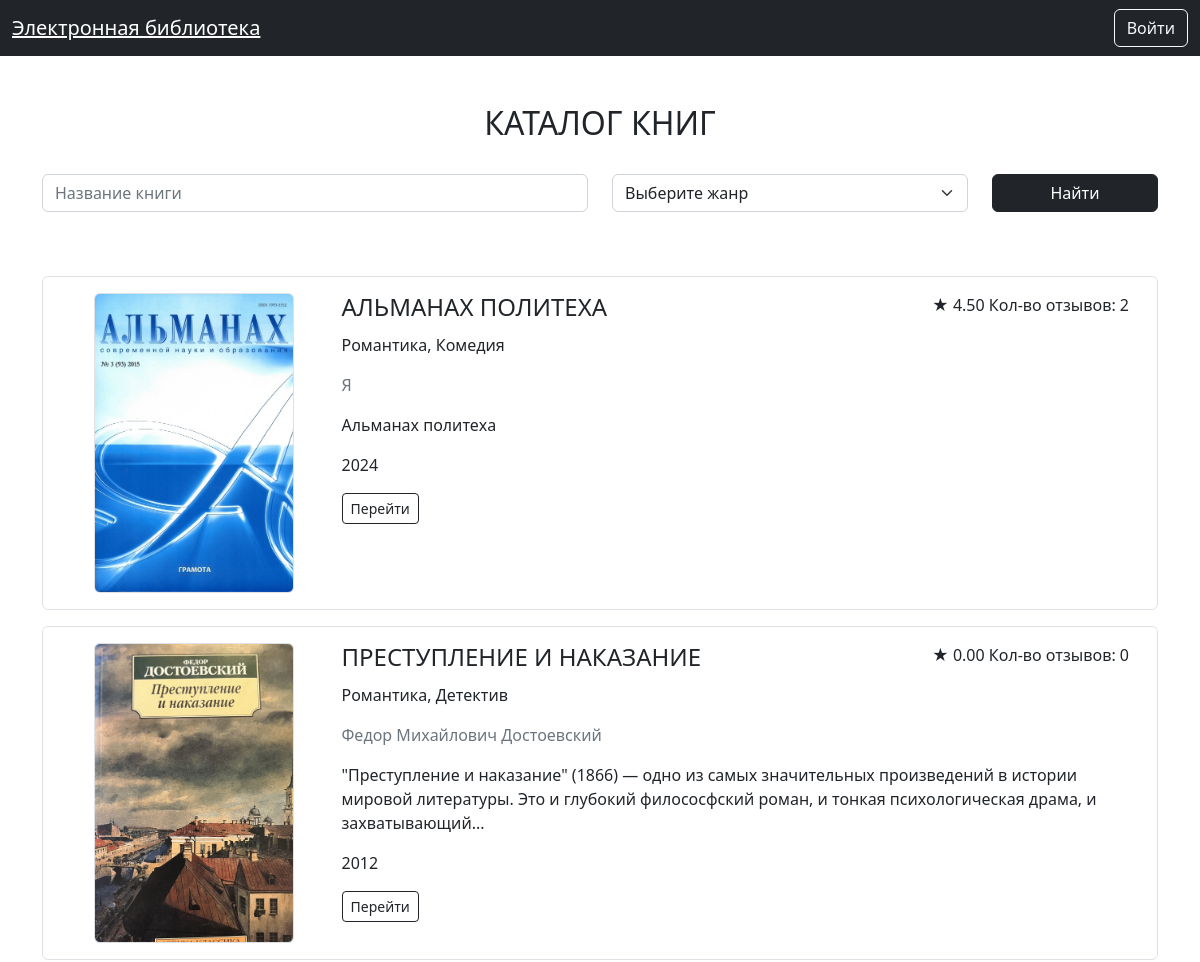
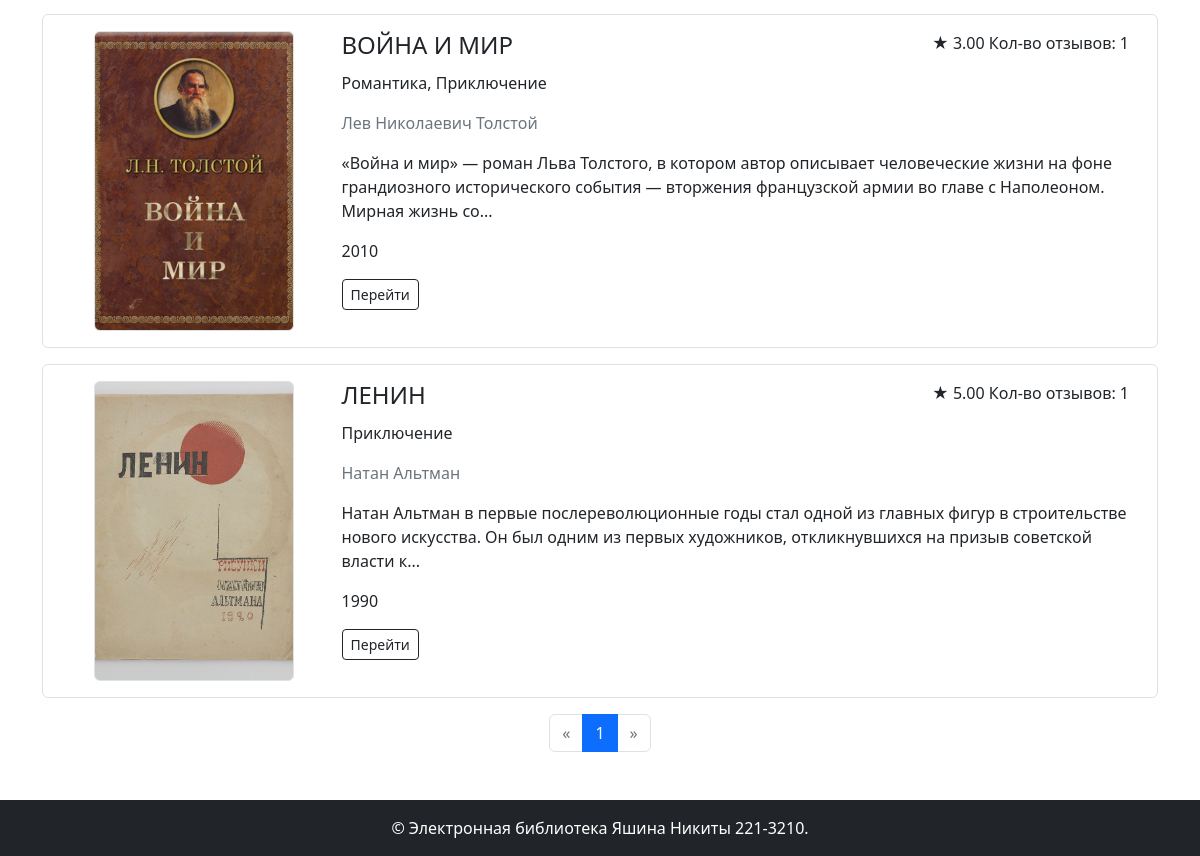
The page /books/ on the database its author committed (2 pictures, top to bottom).
### models.py (models this page shows)
class Book(db.Model):
    id = db.Column(db.Integer, primary_key=True)
    title = db.Column(db.String, nullable=False)
    description = db.Column(db.Text, nullable=False)
    year = db.Column(db.Integer, nullable=False)
    publisher = db.Column(db.String, nullable=False)
    author = db.Column(db.String, nullable=False)
    pages = db.Column(db.Integer, nullable=False)
    cover_id = db.Column(db.Integer, db.ForeignKey('cover.id'), nullable=False)
    rating_count = db.Column(db.Integer, nullable=False)
    rating_sum = db.Column(db.Integer, nullable=False)
    cover = db.relationship('Cover', backref=db.backref('books', lazy=True))
    genres = db.relationship('Genre', secondary='book_genre', backref=db.backref('books', lazy='dynamic'))
    @property
    def rating(self):
        try:
            return self.rating_sum / self.rating_count
        except ZeroDivisionError:
            return 0

### books.py (the view)
@books_bp.route('/')
def index():
    req = db.select(Book).order_by(Book.year.desc())
    if request.args.get('name'):
        req = req.filter(Book.title.ilike(f'%{request.args.get("name")}%'))
    if len(request.args.getlist('genre_ids')):
        req = req.join(Book.genres).filter(Genre.id.in_(request.args.getlist("genre_ids")))
    page = request.args.get('page', 1, type=int)
    pagination = db.paginate(req, page=page, per_page=10)
    books = pagination.items
    genres = db.session.execute(db.select(Genre)).scalars()
    return render_template('books/index.html',
                           books=books,
                           genres=genres,
                           pagination=pagination,
                           search_params=search_params())

### books.py (called while the page is built)
def search_params():
    return {
        'name': request.args.get('name'),
        'genre_ids': [x for x in request.args.getlist('genre_ids') if x],
    }

### templates/books/index.html (shortened to what this page needs)
{% extends 'base.html' %}
{% from 'pagination.html' import render_pagination %}
{% block content %}
<div class="container">
    <div class="my-5">
        <h2 class="mb-3 text-center text-uppercase font-weight-bold">Каталог книг</h2>
        <form class="mb-5 mt-3 row align-items-center">
            <div class="col-md-6 my-3">
                <input autocomplete="off" type="text" class="form-control" id="book-title" name="name" value="{{ request.args.get('name') or '' }}" placeholder="Название книги">
            </div>
            <div class="col-md-4 my-3">
                <select class="form-select" id="book-genre" name="genre_ids" title="Жанр книги">
                    <option value="">Выберите жанр</option>
                </select>
            </div>
            <div class="col-md-2 my-3 align-self-end">
                <button type="submit" class="btn btn-dark w-100 mt-auto">Найти</button>
            </div>
        </form>
    </div>
    <div class="books-list container-fluid mt-3 mb-3">
        {% for book in books %}
            <div class="row p-3 border rounded mb-3" data-url="{{ url_for('books.show', book_id=book.id) }}">
                <div class="col-md-3 mb-3 mb-md-0 d-flex align-items-center justify-content-center">
                    <div class="book-logo img-fluid img-thumbnail" style="background-image: url({{ url_for('image', image_id=book.cover_id) }});">
                    </div>
                </div>
                <div class="col-md-9 align-items-center">
                    <div class="d-flex">
                        <h4 class="text-uppercase">{{ book.title }}</h4>
                        <p class="ms-auto rating">
                            <span>★</span> <span>{{ "%.2f" | format(book.rating) }}</span> <span>Кол-во отзывов: {{ book.rating_count }}</span>
                        </p>
                    </div>
                    <p>{{ book.genres | map(attribute='name') | join(', ') }}</p>
                    <p class="text-muted my-3">{{ book.author }}</p>
                    <p>{{ book.description | truncate(200) }}</p>
                    <p>{{book.year}}</p>
                    <a href="{{ url_for('books.show', book_id=book.id) }}" class="btn btn-sm btn-outline-dark me-2">Перейти</a>
                </div>
            </div>
        {% endfor %}
    </div>
    <div class="mb-5">
        {{ render_pagination(pagination, request.endpoint, search_params) }}
    </div>
</div>
{% endblock %}

### static/styles.css (style rules this page uses)
.book-logo { min-height: 300px; height: 100%; width: 200px; background-repeat: no-repeat; background-position: center; background-size: cover; object-fit: cover; }

### rows shown on the page
Book: shows a picture, title "АЛЬМАНАХ ПОЛИТЕХА", rating "4.50", rating_count "2", genres|map "Романтика, Комедия", author "Я", description "Альманах политеха", year "2024"
Book: shows a picture, title "ПРЕСТУПЛЕНИЕ И НАКАЗАНИЕ", rating "0.00", rating_count "0", genres|map "Романтика, Детектив", author "Федор Михайлович Достоевский", description "\"Преступление и наказание\" (1866) — одно из самых значительных произведений в истории мировой литературы. Это и глубокий филососфский роман, и тонкая психологическая драма, и захватывающий...", year "2012"
Book: shows a picture, title "ВОЙНА И МИР", rating "3.00", rating_count "1", genres|map "Романтика, Приключение", author "Лев Николаевич Толстой", description "«Война и мир» — роман Льва Толстого, в котором автор описывает человеческие жизни на фоне грандиозного исторического события — вторжения французской армии во главе с Наполеоном. Мирная жизнь со...", year "2010"
Book: shows a picture, title "ЛЕНИН", rating "5.00", rating_count "1", genres|map "Приключение", author "Натан Альтман", description "Натан Альтман в первые послереволюционные годы стал одной из главных фигур в строительстве нового искусства. Он был одним из первых художников, откликнувшихся на призыв советской власти к...", year "1990"

### other values the page prints
{{ page }} "1"
